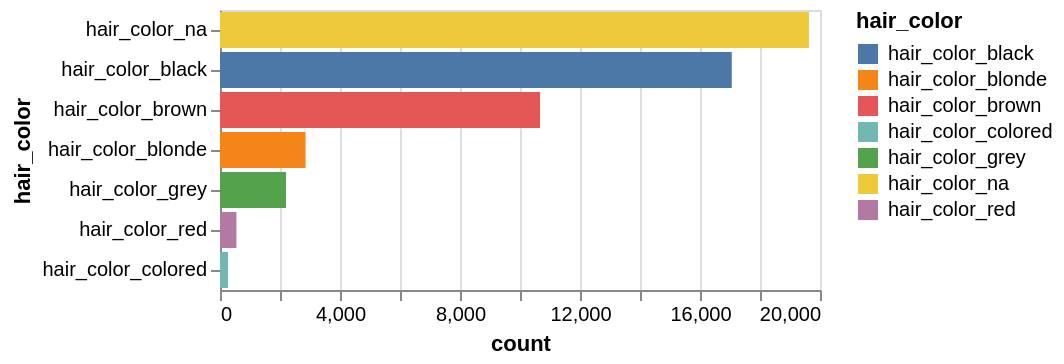

Write notebook code for a chart like this one.
### Markdown cell above
While not as aggressive as gender identification, individuals in the middle age range are overrepresented compared to young or old individuals.

### Code cell
# Isolating the hair color
hair_cols = []
for column in df.columns:
    if column.startswith("hair_color_"):
        hair_cols.append(column)

# Counting the number of different hairs colors represented
hair_counts = df[hair_cols].sum().reset_index(name="count").rename(columns={"index": "hair_color"})

# Displaying the number of different hairs colors represented
alt.Chart(hair_counts).mark_bar().encode(
    x="count:Q",
    y= alt.Y("hair_color:N").sort('-x'),
    color="hair_color:N"
)

### Figure 1 — Vega specification as saved in the notebook (floating-point values rounded to 4 significant figures)
{"$schema": "https://vega.github.io/schema/vega/v5.json", "data": [{"name": "source_0"}, {"name": "data_0", "values": [{"count_end": 10670.0, "count_start": 0.0, "hair_color": "hair_color_brown"}, {"count_end": 2852.0, "count_start": 0.0, "hair_color": "hair_color_blonde"}, {"count_end": 2201.0, "count_start": 0.0, "hair_color": "hair_color_grey"}, {"count_end": 19630.0, "count_start": 0.0, "hair_color": "hair_color_na"}, {"count_end": 17060.0, "count_start": 0.0, "hair_color": "hair_color_black"}, {"count_end": 269.0, "count_start": 0.0, "hair_color": "hair_color_colored"}, {"count_end": 547.0, "count_start": 0.0, "hair_color": "hair_color_red"}]}, {"name": "source_0_y_domain_hair_color", "values": [{"hair_color": "hair_color_brown", "sort_field": 10668}, {"hair_color": "hair_color_blonde", "sort_field": 2852}, {"hair_color": "hair_color_grey", "sort_field": 2201}, {"hair_color": "hair_color_na", "sort_field": 19632}, {"hair_color": "hair_color_black", "sort_field": 17059}, {"hair_color": "hair_color_colored", "sort_field": 269}, {"hair_color": "hair_color_red", "sort_field": 547}]}, {"name": "data_0_color_domain_hair_color", "values": [{"hair_color": "hair_color_brown"}, {"hair_color": "hair_color_blonde"}, {"hair_color": "hair_color_grey"}, {"hair_color": "hair_color_na"}, {"hair_color": "hair_color_black"}, {"hair_color": "hair_color_colored"}, {"hair_color": "hair_color_red"}]}], "signals": [{"name": "y_step", "value": 20}, {"name": "height", "update": "bandspace(domain('y').length, 0.1, 0.05) * y_step"}], "marks": [{"type": "rect", "name": "marks", "from": {"data": "data_0"}, "encode": {"update": {"fill": {"field": "hair_color", "scale": "color"}, "x2": {"field": "count_start", "scale": "x"}, "y": {"field": "hair_color", "scale": "y"}, "height": {"signal": "max(0.25, bandwidth('y'))"}, "x": {"field": "count_end", "scale": "x"}}}, "style": ["bar"]}], "scales": [{"name": "x", "type": "linear", "domain": {"data": "data_0", "fields": ["count_start", "count_end"]}, "range": [0, {"signal": "width"}], "nice": true, "zero": true}, {"name": "y", "type": "band", "domain": {"data": "source_0_y_domain_hair_color", "field": "hair_color", "sort": {"op": "max", "field": "sort_field", "order": "descending"}}, "range": {"step": {"signal": "y_step"}}, "paddingInner": 0.1, "paddingOuter": 0.05}, {"name": "color", "type": "ordinal", "domain": {"data": "data_0_color_domain_hair_color", "field": "hair_color", "sort": true}, "range": "category"}], "axes": [{"scale": "x", "orient": "bottom", "grid": true, "aria": false, "zindex": 0, "maxExtent": 0, "domain": false, "ticks": false, "minExtent": 0, "tickCount": {"signal": "ceil(width/40)"}, "labels": false, "gridScale": "y"}, {"scale": "x", "title": "count", "tickCount": {"signal": "ceil(width/40)"}, "orient": "bottom", "grid": false, "labelFlush": true, "labelOverlap": true, "zindex": 0}, {"scale": "y", "orient": "left", "title": "hair_color", "grid": false, "zindex": 0}], "style": "cell", "background": "white", "width": 300, "padding": 5, "legends": [{"fill": "color", "symbolType": "square", "title": "hair_color"}]}
